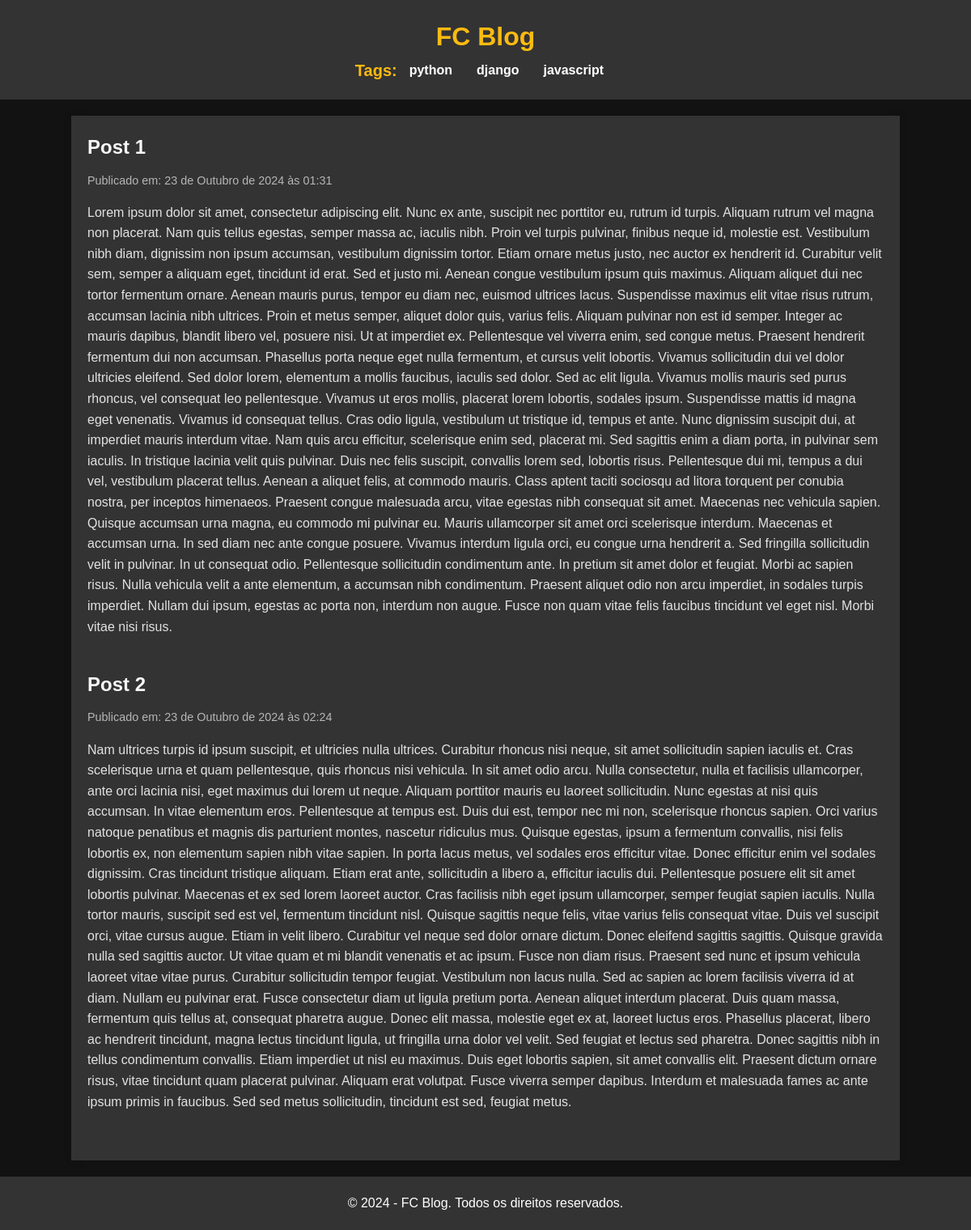
Page /blog on the committed database.
### core/models.py (models this page shows, shortened)
class Tag(models.Model):
  name = models.CharField(max_length=100, unique=True, verbose_name='Nome')
  class Meta:
    verbose_name = 'Tag'
    verbose_name_plural = 'Tags'

class Post(models.Model):
  title = models.CharField(max_length=100, unique=True, verbose_name='Título')
  content = models.TextField(verbose_name='Conteúdo')
  created_at = models.DateTimeField(verbose_name='Criado em', editable=False, auto_now_add=True)
  tags = models.ManyToManyField('Tag', verbose_name='Tags', related_name='posts')
  class Meta:
    verbose_name = 'Post'
    verbose_name_plural = 'Posts'

### core/views.py (the view)
# urls.py: path('blog', view=blog, name='Blog')
def blog(request):
  posts = Post.objects.all().values()
  tags = Tag.objects.all().values()
  context = {
    'posts': posts,
    'tags': tags
  }
  return render(request, 'blog/blog.html', context=context)

### core/templates/blog/blog.html (shortened to what this page needs)
<!DOCTYPE html>
<html lang="pt-br">
  <head>
  </head>
  <body>
    <header>
      <div class="logo">
        <h1>FC Blog</h1>
      </div>
      <nav>
        <ul>
          <span>Tags:</span>
          {% for tag in tags %}
          <li><a href="#">{{tag.name}}</a></li>
          {% endfor %}
        </ul>
      </nav>
    </header>
    <main>
      <div>
        {% for post in posts %}
        <section class="post">
          <h2>{{post.title}}</h2>
          <p class="date">Publicado em: {{post.created_at}}</p>
          <p>{{post.content}}</p>
        </section>
        {% endfor %}
      </div>
    </main>
    <footer>
      <p>&copy; 2024 - FC Blog. Todos os direitos reservados.</p>
    </footer>
  </body>
</html>

### core/templates/blog/blog.html (style rules this page uses)
* { margin: 0; padding: 0; box-sizing: border-box; }
body { font-family: sans-serif; line-height: 1.6; background-color: #121212; color: #e2e2e2; display: flex; flex-direction: column; min-height: 100vh; justify-content: space-between; }
header { background-color: #333; color: #fcba11; padding: 20px 0; }
header .logo { text-align: center; }
header nav ul { list-style: none; display: flex; justify-content: center; align-items: center; }
header nav ul li { margin: 0 15px; }
header nav span { color: #fcba11; font-weight: 700; font-size: 20px; }
header nav ul li a { color: #fff; text-decoration: none; font-weight: bold; }
main { padding: 20px; max-width: 1024px; margin: 20px auto; background-color: #333; box-shadow: 0 0 10px rgba(0, 0, 0, 0.1); }
main .post { margin-bottom: 40px; }
main .post h2 { color: #f7f7f7; margin-bottom: 10px; }
main .post .date { color: #b6b6b6; font-size: 0.9em; margin-bottom: 15px; }
main .post p { margin-bottom: 15px; }
footer { text-align: center; padding: 20px; background-color: #333; color: #fff; position: relative; bottom: 0; width: 100%; }

### rows in the picture
Tag: name "python"
Tag: name "django"
Tag: name "javascript"
Post: title "Post 1", created_at "23 de Outubro de 2024 às 01:31", content "Lorem ipsum dolor sit amet, consectetur adipiscing elit. Nunc ex ante, suscipit nec porttitor eu, rutrum id turpis. Aliquam rutrum vel magna non placerat. Nam quis tellus egestas, semper massa ac, iaculis nibh. Proin vel turpis pulvinar, finibus neque id, molestie est. Vestibulum nibh diam, dignissim non ipsum accumsan, vestibulum dignissim tortor. Etiam ornare metus justo, nec auctor ex hendrerit id. Curabitur velit sem, semper a aliquam eget, tincidunt id erat. Sed et justo mi. Aenean congue vestibulum ipsum quis maximus. Aliquam aliquet dui nec tortor fermentum ornare. Aenean mauris purus, tempor eu diam nec, euismod ultrices lacus. Suspendisse maximus elit vitae risus rutrum, accumsan…"
Post: title "Post 2", created_at "23 de Outubro de 2024 às 02:24", content "Nam ultrices turpis id ipsum suscipit, et ultricies nulla ultrices. Curabitur rhoncus nisi neque, sit amet sollicitudin sapien iaculis et. Cras scelerisque urna et quam pellentesque, quis rhoncus nisi vehicula. In sit amet odio arcu. Nulla consectetur, nulla et facilisis ullamcorper, ante orci lacinia nisi, eget maximus dui lorem ut neque. Aliquam porttitor mauris eu laoreet sollicitudin. Nunc egestas at nisi quis accumsan. In vitae elementum eros. Pellentesque at tempus est. Duis dui est, tempor nec mi non, scelerisque rhoncus sapien. Orci varius natoque penatibus et magnis dis parturient montes, nascetur ridiculus mus. Quisque egestas, ipsum a fermentum convallis, nisi felis lobortis ex,…"
